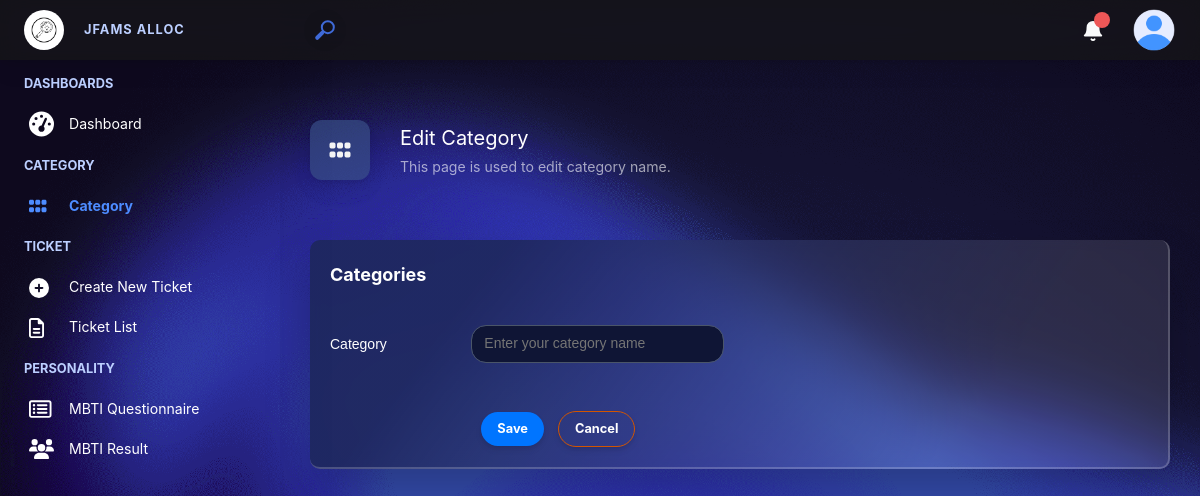
Page /edit_category/17 (signed in) on the earlier database version.
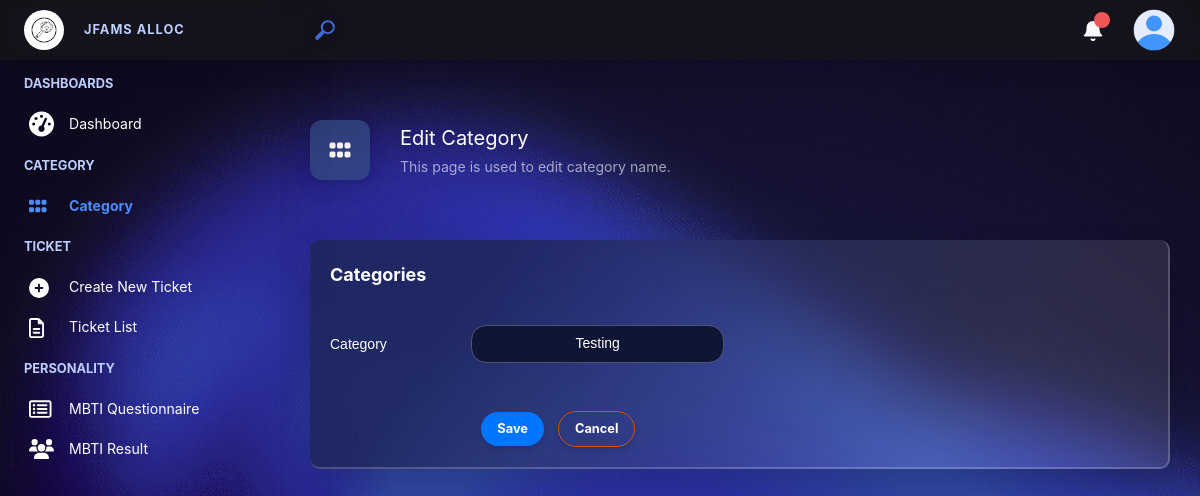
Same page on the later database version.
### capstone/models.py (models this page shows, shortened)
class Category(models.Model):
    name = models.CharField(max_length=30)
    slug = models.SlugField()

### capstone/views.py (the view)
# urls.py: path("edit_category/<id>", views.editCategory, name="edit_category"),
@login_required
def editCategory(request, id):
    try:
        category = Category.objects.get(pk=id)
    except Category.DoesNotExist:
        category = ""
    if request.method == "POST":
        if category:
            category.name = request.POST["category"].lstrip()
            category.slug = request.POST["category"].replace(" ", "-")
            category.save()
            messages.info(request, "Category has been updated successfully")
            return HttpResponseRedirect(reverse("category"))
    else:
        return render(request, "capstone/category/edit.html", {
            "category": category,
            "iconTitle": ICONS['category'],
            "titleHeader": "Edit Category",
            "subTitleHeader": "This page is used to edit category name."
        })

### capstone/templates/capstone/category/edit.html (shortened to what this page needs)
{% extends 'capstone/layout.html' %}
{% block body %}
<div class="container-card dash-card mt20 mb50">
    <div style="padding: 20px;">
        <div class="app-card__header_title" style="margin-bottom: 2.25rem;">
            Categories
        </div>
        <div class="app-card__body">
            <form action="{% url 'edit_category' category.id %}" method="POST" novalidate>
                <div class="mb-3 row" style="align-items: center;">
                    <label for="inputPassword" class="col-sm-2 css-1bw07gz">Category</label>
                    <div class="col-md-4">
                      <input type="text" class="css-r6q3am" name="category" value="{{category.name}}" placeholder="Enter your category name">
                    </div>
                </div>
                <div class="col-sm-10 mt-5 offset-sm-2">
                    <button class="btn btn-cap-primary mr10" type="submit">Save</button>
                    <a class="btn btn-cap-outline-danger" href="javascript:void(0);" onclick="history.go(-1);">Cancel</a>
                </div>
            </form>
        </div>
    </div>
</div>
{% endblock %}

Differences in the rows shown:
added Category: category "Testing"
